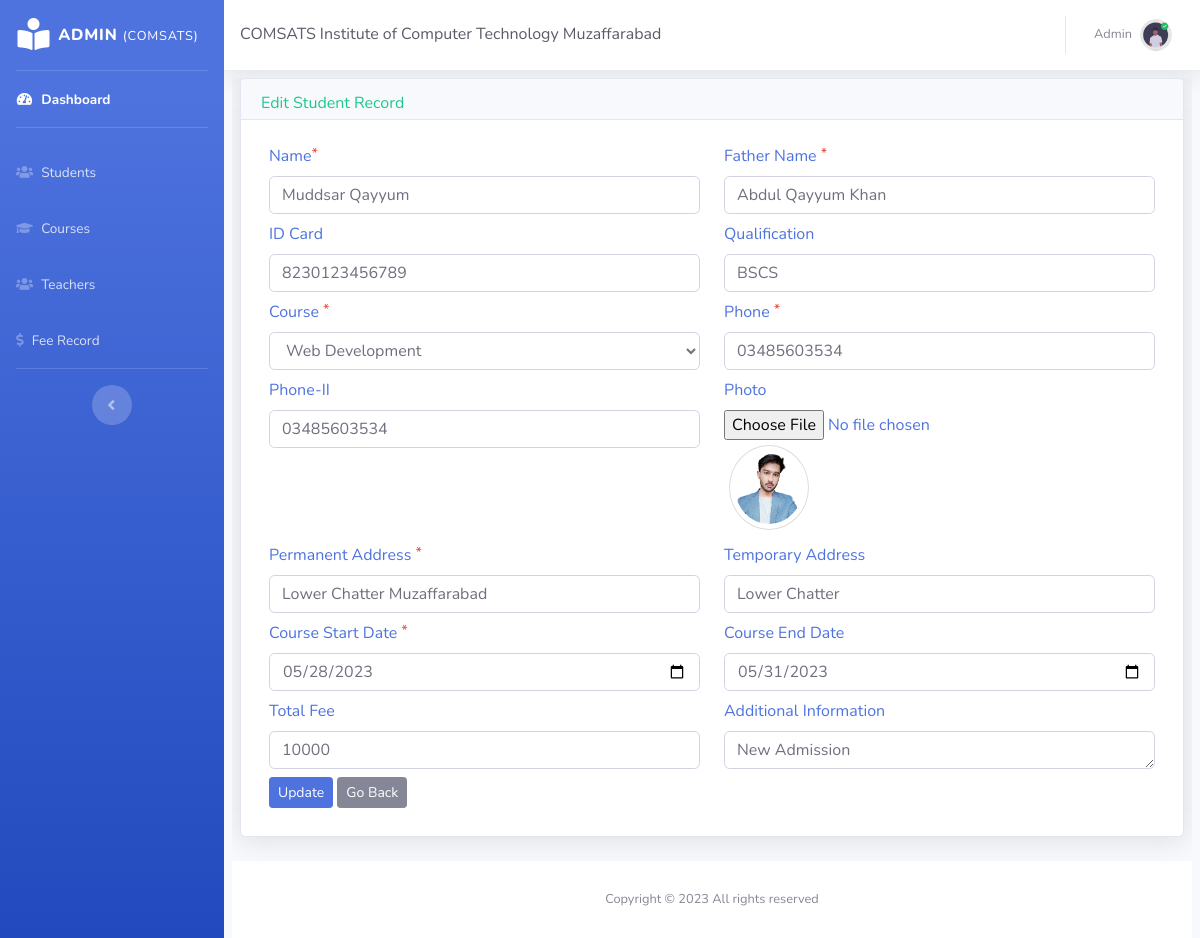
Screenshot of /edit_student.php?id=1 (signed in) with the database file from the repository.
### tables this page shows
CREATE TABLE `students_tbl` (
  `comsats_id` int(11) NOT NULL,
  `std_name` varchar(100) NOT NULL,
  `father_name` varchar(100) NOT NULL,
  `id_card` text NOT NULL,
  `qualification` varchar(100) NOT NULL,
  `course_id` int(11) NOT NULL,
  `phone_I` varchar(100) NOT NULL,
  `phone_II` varchar(100) NOT NULL,
  `std_photo` varchar(255) NOT NULL,
  `p_address` text NOT NULL,
  `t_address` text NOT NULL,
  `start_date` date NOT NULL DEFAULT current_timestamp(),
  `end_date` date DEFAULT NULL,
  `total_fee` varchar(100) NOT NULL,
  `add_info` text NOT NULL
);

CREATE TABLE `courses` (
  `course_id` int(11) NOT NULL,
  `course_name` varchar(100) NOT NULL,
  `course_duration` varchar(100) NOT NULL,
  `course_fee` int(11) NOT NULL
);

### edit_student.php (the view, shortened to what this page needs)
<?php include "header.php";
$comsats_id=$_GET['id'];
$sql="SELECT * FROM students_tbl LEFT JOIN courses ON students_tbl.course_id=courses.course_id WHERE comsats_id='$comsats_id'";
$query=mysqli_query($config,$sql);
$result=mysqli_fetch_assoc($query);
?>
<div class="container-fluid">
  <div id="content-wrapper" class="d-flex flex-column">
    <div id="content">
      <div class="container-fluid">
        <div class="card shadow mb-4">
          <div class="card-header pb-1 d-flex justify-content-between">
            <span class="text-success">Edit Student Record</span>
          </div>
          <div class="card-body text-primary">
            <div class="table-responsive">
              <form class="row px-2" action="" method="POST" enctype="multipart/form-data">
                <div class="col-md-6 my-1">
                  <label class="form-label">Name<sup class="text-danger">*</sup></label>
                  <input type="text" class="form-control" placeholder="Name" name="std_name" value="<?= ucwords($result['std_name']) ?>" required>
                </div>
                <div class="col-md-6 my-1">
                  <label class="form-label">Father Name <sup class="text-danger">*</sup></label>
                  <input type="text" class="form-control" placeholder="Father Name" name="father_name" value="<?= ucwords($result['father_name']) ?>" required>
                </div>
                <div class="col-md-6 my-1">
                  <label class="form-label">ID Card</label>
                  <input type="text" class="form-control" placeholder="13 Digit ID" name="id_card" value="<?= ucwords($result['id_card']) ?>" maxlength="15">
                </div>
                <div class="col-md-6 my-1">
                  <label class="form-label">Qualification</label>
                  <input type="text" class="form-control" placeholder="Qualification" value="<?= ucwords($result['qualification']) ?>" name="qualification">
                </div>
                <div class="col-md-6 my-1">
                  <label class="form-label">Course <sup class="text-danger">*</sup></label>
                  <select class="form-control" required name="course_id">
                    <option value="<?= $result['course_id'] ?>"><?= ucwords($result['course_name']) ?></option>
                  </select>
                </div>
                <div class="col-md-6 my-1">
                  <label class="form-label">Phone <sup class="text-danger">*</sup></label>
                  <input type="text" class="form-control" placeholder="Mobile no." name="phone_I" value="<?= $result['phone_I'] ?>" maxlength="13" required>
                </div>
                <div class="col-md-6 my-1">
                  <label class="form-label">Phone-II</label>
                  <input type="text" class="form-control" placeholder="Mobile no." name="phone_II" value="<?= $result['phone_II'] ?>" maxlength="13">
                </div>
                <div class="col-md-6 my-1">
                  <label class="form-label">Photo</label>
                  <input type="file" class="form-control-file" name="std_photo">
                  <div style="width:80px;margin: 5px;border: 1px solid #ddd;padding: 5px;border-radius: 50%;">
                    <img src="assets/img/<?= $result['std_photo'] ?>" style="width: 100%;height: 100%; object-fit: fill;border-radius: 50%;">
                  </div>
                </div>
                <div class="col-6 my-1">
                  <label class="form-label">Permanent Address <sup class="text-danger">*</sup></label>
                  <input type="text" class="form-control" placeholder="Permanent Address" value="<?= $result['p_address'] ?>" name="p_address" required>
                </div>
                <div class="col-6 my-1">
                  <label class="form-label">Temporary Address</label>
                  <input type="text" class="form-control" placeholder="Living Address" name="t_address" value="<?= $result['t_address'] ?>">
                </div>
                <div class="col-md-6 my-1">
                  <label class="form-label">Course Start Date <sup class="text-danger">*</sup></label>
                  <input type="date" class="form-control" value="<?= $result['start_date'] ?>" name="start_date" required>
                </div>
                <div class="col-md-6 my-1">
                  <label class="form-label">Course End Date</label>
                  <input type="date" class="form-control" value="<?= $result['end_date'] ?>" name="end_date">
                </div>
                <div class="col-md-6 my-1">
                  <label class="form-label">Total Fee</label>
                  <input type="number" name="total_fee" class="form-control" placeholder="Total Fee" value="<?= $result['total_fee'] ?>">
                </div>
                <div class="col-md-6 my-1">
                  <label class="form-label">Additional Information</label>
                  <textarea class="form-control" name="add_info" placeholder="Additional Information" rows="1"><?= $result['add_info'] ?></textarea>
                </div>
                <div class="col-12 mt-1 mb-2">
                  <input type="submit" class="btn btn-primary btn-sm" name="update_btn" value="Update">
                  <a href="students.php" class="btn btn-secondary btn-sm">Go Back</a>
                </div>
              </form>
            </div>
          </div>
        </div>
      </div>
    </div>
<?php include "footer.php";
?>

### rows the page displays
students_tbl: std_name "Muddsar Qayyum", father_name "Abdul Qayyum Khan", id_card "8230123456789", qualification "BSCS", course_id "Web Development", phone_I "03485603534", phone_II "03485603534", std_photo (picture), p_address "Lower Chatter Muzaffarabad", t_address "Lower Chatter", start_date "05/28/2023", end_date "05/31/2023", total_fee "10000", add_info "New Admission"

### other values shown
$user_name "Admin"
